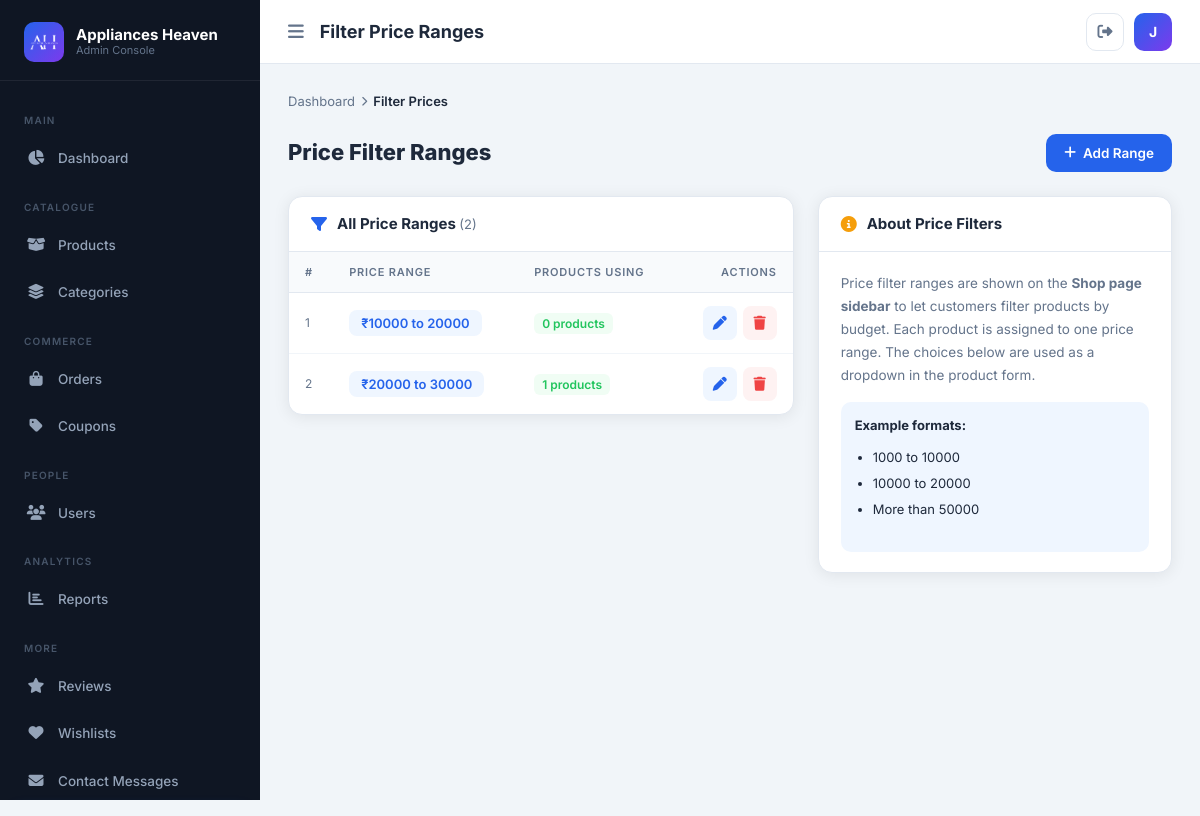
The page /admin-panel/filter-prices/ (signed in) on the database its author committed.
### store/models.py (models this page shows, shortened)
class Filter_Price(models.Model):
    FILTER_PRICE=(
        ('1000 to 10000','1000 to 10000'),
        ('10000 to 20000','10000 to 20000'),
        ('20000 to 30000','20000 to 30000'),
        ('30000 to 40000','30000 to 40000'),
        ('40000 to 50000','40000 to 50000'),
        ('More than 50000','More than 50000')
    )
    Price = models.CharField(choices=FILTER_PRICE,max_length=60)

### AH/admin_views.py (the view)
# urls.py: path('admin-panel/filter-prices/',                   admin_views.admin_filter_prices,        name='admin_filter_prices'),
@admin_required
def admin_filter_prices(request):
    prices = Filter_Price.objects.all()
    context = {
        'prices':      prices,
        'active_page': 'filter_prices',
    }
    return render(request, 'custom_admin/filter_prices.html', context)

### AH/admin_views.py (called while the page is built)
def admin_required(view_func):
    decorated = login_required(login_url='/admin-panel/login/')(
        user_passes_test(lambda u: u.is_superuser, login_url='/admin-panel/login/')(view_func)
    )
    return decorated

### AH/context_processors.py (called while the page is built)
def wishlist_count(request):
    count = 0
    wishlist_items = []
    if request.user.is_authenticated:
        wishlist_items = Wishlist.objects.filter(user=request.user)
        count = wishlist_items.count()
    return {
        'wishlist_count': count,
        'wishlist_items': wishlist_items,
    }

def categories_processor(request):
    return {
        'all_categories': Categories.objects.all(),
        'all_subcategories': SubCategories.objects.all(),
    }

### templates/custom_admin/filter_prices.html (shortened to what this page needs)
{% extends 'custom_admin/base.html' %}
{% block page_title %}Filter Price Ranges{% endblock %}
{% block content %}
<div class="ah-breadcrumb">
  <a href="{% url 'admin_dashboard' %}">Dashboard</a>
  <span class="sep"><i class="fas fa-chevron-right"></i></span>
  <span class="current">Filter Prices</span>
</div>
<div class="page-header">
  <h1>Price Filter Ranges</h1>
  <button class="btn-ah btn-ah-primary" data-bs-toggle="modal" data-bs-target="#addPriceModal">
    <i class="fas fa-plus"></i> Add Range
  </button>
</div>
<div class="row">
  <div class="col-lg-7">
    <div class="ah-card">
      <div class="ah-card-header">
        <i class="fas fa-filter" style="color:var(--accent);"></i>
        <h2>All Price Ranges <span style="color:var(--text-muted);font-weight:400;font-size:13px;">({{ prices|length }})</span></h2>
      </div>
      <div class="ah-table-wrap">
        <table class="ah-table">
          <thead>
            <tr>
              <th>#</th>
              <th>Price Range</th>
              <th>Products Using</th>
              <th style="text-align:right;">Actions</th>
            </tr>
          </thead>
          <tbody>
            {% for fp in prices %}
            <tr>
              <td style="color:var(--text-muted);font-size:12px;">{{ fp.id }}</td>
              <td>
                <span style="background:#eff6ff;color:var(--accent);border-radius:8px;padding:5px 12px;font-size:13px;font-weight:600;">
                  ₹{{ fp.Price }}
                </span>
              </td>
              <td>
                <span style="background:#f0fdf4;color:var(--success);border-radius:6px;padding:3px 8px;font-size:12px;font-weight:600;">
                  {{ fp.product_set.count }} products
                </span>
              </td>
              <td>
                <div style="display:flex;gap:6px;justify-content:flex-end;">
                  <button onclick="openEditPrice({{ fp.id }}, '{{ fp.Price|escapejs }}')"
                    class="btn-icon btn-icon-edit" title="Edit"><i class="fas fa-pen"></i></button>
                  <button onclick="confirmDelete('{% url 'admin_filter_price_delete' fp.id %}','Delete price range &quot;{{ fp.Price }}&quot;?')"
                    class="btn-icon btn-icon-delete" title="Delete"><i class="fas fa-trash"></i></button>
                </div>
              </td>
            </tr>
            {% empty %}
            <tr>
              <td colspan="4" style="text-align:center;padding:30px;color:var(--text-muted);">No price ranges found.</td>
            </tr>
            {% endfor %}
          </tbody>
        </table>
      </div>
    </div>
  </div>
  <div class="col-lg-5">
    <div class="ah-card">
      <div class="ah-card-header">
        <i class="fas fa-circle-info" style="color:var(--warning);"></i>
        <h2>About Price Filters</h2>
      </div>
      <div class="ah-card-body">
        <p style="font-size:13.5px;color:var(--text-muted);line-height:1.7;">
          Price filter ranges are shown on the <strong>Shop page sidebar</strong> to let customers filter products by budget.
          Each product is assigned to one price range. The choices below are used as a dropdown in the product form.
        </p>
        <div style="margin-top:16px;background:#eff6ff;border-radius:10px;padding:14px;font-size:13px;">
          <strong>Example formats:</strong>
          <ul style="margin-top:8px;padding-left:18px;line-height:2;">
            <li>1000 to 10000</li>
            <li>10000 to 20000</li>
            <li>More than 50000</li>
          </ul>
        </div>
      </div>
    </div>
  </div>
</div>
{% endblock %}

### templates/custom_admin/base.html (shortened to what this page needs)
{% load static %}
<!DOCTYPE html>
<html lang="en">
<head>
  <link rel="stylesheet" href="https://cdnjs.cloudflare.com/ajax/libs/bootstrap/5.3.2/css/bootstrap.min.css"/>
  <link rel="stylesheet" href="https://cdnjs.cloudflare.com/ajax/libs/font-awesome/6.5.1/css/all.min.css"/>
  <link rel="stylesheet" href="{% static 'assets/css/admin.css' %}">
</head>
<body>
<aside class="ah-sidebar" id="ahSidebar">
  <div class="sidebar-brand">
    <div class="brand-icon" style="padding: 6px;"><img src="{% static 'assets/images/1.PNG' %}" style="width: 100%; height: 100%; object-fit: contain; filter: brightness(0) invert(1);"></div>
    <div class="brand-text">
      <div class="brand-title">Appliances Heaven</div>
      <div class="brand-sub">Admin Console</div>
    </div>
  </div>
  <nav class="sidebar-nav">
    <div class="nav-section-title">Main</div>
    <a href="{% url 'admin_dashboard' %}" class="ah-nav-link {% if active_page == 'dashboard' %}active{% endif %}">
      <span class="nav-icon"><i class="fas fa-chart-pie"></i></span> Dashboard
    </a>
    <div class="nav-section-title">Catalogue</div>
    <a href="{% url 'admin_products' %}" class="ah-nav-link {% if active_page == 'products' %}active{% endif %}">
      <span class="nav-icon"><i class="fas fa-box-open"></i></span> Products
    </a>
    <a href="{% url 'admin_categories' %}" class="ah-nav-link {% if active_page == 'categories' %}active{% endif %}">
      <span class="nav-icon"><i class="fas fa-layer-group"></i></span> Categories
    </a>
    <div class="nav-section-title">Commerce</div>
    <a href="{% url 'admin_orders' %}" class="ah-nav-link {% if active_page == 'orders' %}active{% endif %}">
      <span class="nav-icon"><i class="fas fa-shopping-bag"></i></span> Orders
    </a>
    <a href="{% url 'admin_coupons' %}" class="ah-nav-link {% if active_page == 'coupons' %}active{% endif %}">
      <span class="nav-icon"><i class="fas fa-tag"></i></span> Coupons
    </a>
    <div class="nav-section-title">People</div>
    <a href="{% url 'admin_users' %}" class="ah-nav-link {% if active_page == 'users' %}active{% endif %}">
      <span class="nav-icon"><i class="fas fa-users"></i></span> Users
    </a>
    <div class="nav-section-title">Analytics</div>
    <a href="{% url 'admin_reports' %}" class="ah-nav-link {% if active_page == 'reports' %}active{% endif %}">
      <span class="nav-icon"><i class="fas fa-chart-bar"></i></span> Reports
    </a>
    <div class="nav-section-title">More</div>
    <a href="{% url 'admin_reviews' %}" class="ah-nav-link {% if active_page == 'reviews' %}active{% endif %}">
      <span class="nav-icon"><i class="fas fa-star"></i></span> Reviews
    </a>
    <a href="{% url 'admin_wishlists' %}" class="ah-nav-link {% if active_page == 'wishlists' %}active{% endif %}">
      <span class="nav-icon"><i class="fas fa-heart"></i></span> Wishlists
    </a>
    <a href="{% url 'admin_contacts' %}" class="ah-nav-link {% if active_page == 'contacts' %}active{% endif %}">
      <span class="nav-icon"><i class="fas fa-envelope"></i></span> Contact Messages
    </a>
  </nav>
</aside>
<header class="ah-topbar">
  <button onclick="toggleSidebar()" style="background:none;border:none;font-size:18px;cursor:pointer;color:var(--text-muted);display:flex;align-items:center;">
    <i class="fas fa-bars"></i>
  </button>
  <div class="topbar-title">{% block page_title %}Dashboard{% endblock %}</div>
  <div class="topbar-actions">
    <a href="{% url 'admin_logout' %}" class="topbar-btn" title="Logout" style="text-decoration:none;">
      <i class="fas fa-sign-out-alt"></i>
    </a>
    <div class="topbar-avatar">{{ request.user.username|slice:":1"|upper }}</div>
  </div>
</header>
<main class="ah-main">
  {% block content %}{% endblock %}
</main>
</body>
</html>

### rows shown on the page
Filter_Price: id "1", Price "10000 to 20000", product_set.count "0"
Filter_Price: id "2", Price "20000 to 30000", product_set.count "1"

### other values the page prints
{{ request.user.username|slice:":1"|upper }} "J"
{{ prices|length }} "2"
